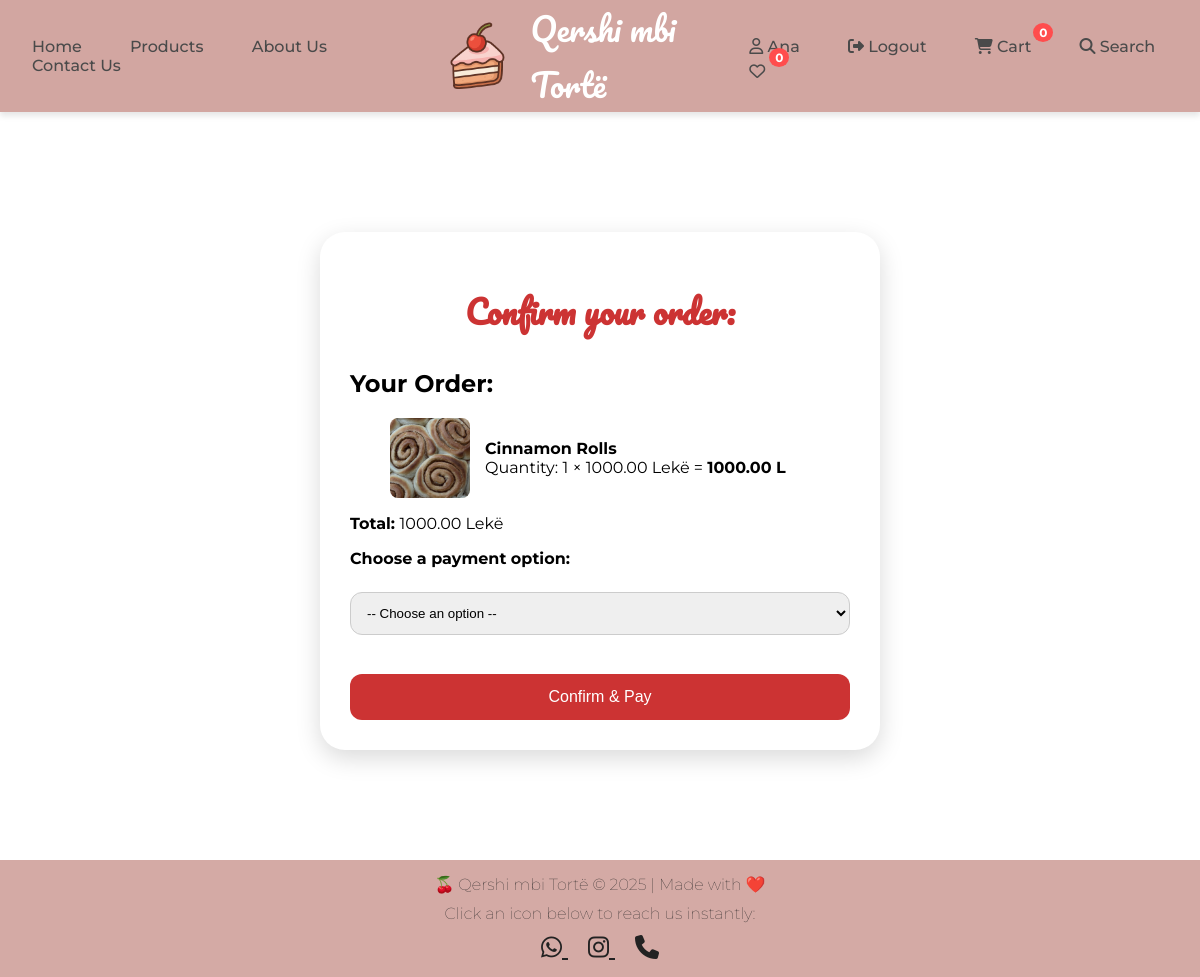
The app's page /checkout/10/ (signed in) with its own data.
### shop/models.py (models this page shows, shortened)
class OrderItem(models.Model):
    order = models.ForeignKey(Order, on_delete=models.CASCADE, related_name="items")
    product = models.ForeignKey(Product, on_delete=models.CASCADE)
    quantity = models.PositiveIntegerField(default=1)
    def subtotal(self):
        return self.product.price * self.quantity

class Product(models.Model):
    name = models.CharField(max_length=200)
    price = models.DecimalField(max_digits=8, decimal_places=2)
    available_quantity = models.IntegerField(default=0)
    ordered_quantity = models.IntegerField(default=0)
    image = models.ImageField(upload_to='images/', default='images/default.png')

class Order(models.Model):
    STATUS_CHOICES = (
        ("pending", "Në pritje"),
        ("confirmed", "E konfirmuar"),
        ("delivered", "E dorëzuar"),
    )
    status = models.CharField(max_length=20, choices=STATUS_CHOICES, default="pending")
    user = models.ForeignKey(User, on_delete=models.CASCADE, null=True, blank=True)
    PAYMENT_CHOICES = (
        ("cash", "Pagesë me dorë"),
        ("bank_transfer", "Pagesë me bankë")
    )
    payment_method = models.CharField(max_length=50, choices=PAYMENT_CHOICES, default="cash")
    created_at = models.DateTimeField(auto_now_add=True)
    def total_price(self):
        return sum(item.product.price * item.quantity for item in self.items.all())

### shop/views.py (the view, shortened to what this page needs)
# urls.py: path("checkout/<int:order_id>/", views.checkout, name="checkout"),
@login_required
def checkout(request, order_id):
    order = get_object_or_404(Order, id=order_id, user=request.user)
    return render(request, "shop/checkout.html", {"order": order})

### shop/templates/shop/checkout.html (shortened to what this page needs)
{% extends "shop/navbar_footer.html" %}
{% load static %}
{% block content %}
<div class="checkout-container">
  <h1>Confirm your order:</h1>
  <div class="order-summary">
    <h2>Your Order:</h2>
    <ul>
      {% for item in order.items.all %}
        <li style="margin-bottom: 15px; list-style: none; display: flex; align-items: center;">
          {% if item.product.image %}
            <img src="{{ item.product.image.url }}" alt="{{ item.product.name }}"
                 style="width: 80px; height: 80px; object-fit: cover; border-radius: 8px; margin-right: 15px;">
          {% endif %}
          <div>
            <strong>{{ item.product.name }}</strong><br>
            Quantity: {{ item.quantity }} × {{ item.product.price }} Lekë =
            <strong>{{ item.subtotal }} L</strong>
          </div>
        </li>
      {% endfor %}
    </ul>
  </div>
  <p><strong>Total: </strong> {{ order.total_price }} Lekë</p>
  <form method="post" action="{% url 'checkout' order.id %}">
    <label for="payment_method">Choose a payment option:</label><br>
    <select name="payment_method" id="payment_method" required>
      <option value="" disabled selected>-- Choose an option --</option>
    </select>
    <br><br>
    <button type="submit">Confirm & Pay</button>
  </form>
</div>
{% endblock %}

### shop/templates/shop/navbar_footer.html (shortened to what this page needs)
{% load static %}
<!DOCTYPE html>
<html lang="en">
<head>
  <link rel="stylesheet" href="https://cdnjs.cloudflare.com/ajax/libs/font-awesome/6.5.0/css/all.min.css" />
</head>
<body class="{% block body_class %}{% endblock %}">
  <div class="navbar">
    <div class="nav-left">
      <a href="{% url 'home' %}">Home</a>
      <a href="{% url 'products' %}">Products</a>
      <a href="{% url 'about_us' %}">About Us</a>
      <a href="{% url 'contact_us' %}">Contact Us</a>
    </div>
    <div class="logo">
      <img src="{% static 'images/logooo.png' %}" class="logo-img" />
      <span class="logo-text">Qershi mbi Tortë</span>
    </div>
    <div class="nav-right">
      {% if request.user.is_authenticated %}
        <a href="#"><i class="fa-regular fa-user"></i> {{ request.user.username }}</a>
        <a href="{% url 'client_logout' %}"><i class="fa-solid fa-right-from-bracket"></i> Logout</a>
      {% else %}
        <a href="{% url 'client_login' %}"><i class="fa-regular fa-user"></i> Account</a>
      {% endif %}
      <a href="{% url 'cart' %}" class="cart-link">
        <i class="fa-solid fa-cart-shopping"></i>
        <span id="cart-count">
          {% if request.session.cart_total_items %}{{ request.session.cart_total_items }}{% else %}0{% endif %}
        </span>
        Cart
      </a>
      <a href="{% url 'product_search' %}"><i class="fa-solid fa-magnifying-glass"></i> Search</a>
      <a href="{% url 'favorite_list' %}" class="favorites-link">
        <i class="fa-regular fa-heart"></i>
        <span id="favorites-count">
           {% if request.user.is_authenticated %}
              {{ request.user.favorites.count }}
                 {% else %}
                     0
                   {% endif %}
        </span>
      </a>
    </div>
  </div>
  <main>
    {% block content %}{% endblock %}
  </main>
  <footer>
    🍒 Qershi mbi Tortë © 2025 | Made with ❤️
    {% if request.path == '/contact-us/' %}
       {% else %}
    <p>Click an icon below to reach us instantly:</p>
    <div class="contact-icons">
      <a href="https://wa.me/+355699655754" target="_blank" title="WhatsApp">
        <i class="fa-brands fa-whatsapp"></i>
      </a>
      <a href="https://www.instagram.com/qershi_mbi_torte/" target="_blank" title="Instagram">
        <i class="fa-brands fa-instagram"></i>
      </a>
      <a href="tel:0699655754" title="Call Us">
        <i class="fa-solid fa-phone"></i>
      </a>
    </div>
    {% endif %}
  </footer>
</body>
</html>

### shop/templates/shop/navbar_footer.html (style rules this page uses)
html, body { margin: 0; padding: 0; height: 100%; display: flex; flex-direction: column; font-family: 'Montserrat', sans-serif; background: transparent; }
.navbar { background-color: #d2a6a1; padding: 0px 10px; display: flex; justify-content: space-between; align-items: center; box-shadow: 0 4px 6px rgba(0,0,0,0.1); }
.nav-left a, .nav-right a { color: #4a4a4a; text-decoration: none; margin: 0 10px; font-weight: 500; padding: 6px 12px; border-radius: 6px; transition: all 0.3s ease; }
.logo { display: flex; align-items: center; font-family: 'Pacifico', cursive; font-size: 2rem; color: #fff; cursor: default; }
.logo-img { width: 80px; height: auto; margin-right: 12px; border-radius: 10%; opacity: 0.9; border: none; }
.logo-text { font-size: 2rem; color: #fff; transition: color 0.3s ease; }
.cart-link { position: relative; display: inline-block; }
#cart-count, #favorites-count { background: #ff4d4d; color: white; font-size: 0.75em; font-weight: bold; padding: 2px 6px; border-radius: 50%; position: absolute; top: -8px; }
#cart-count { right: -10px; }
#favorites-count { right: -12px; }
.favorites-link { position: relative; }
main { flex: 1; margin-top: 60px; margin-bottom: 50px; }
footer { background-color: rgba(210, 166, 161, 0.95); color: #222; text-align: center; padding: 15px 10px; font-weight: 100; }
footer p { margin: 10px 0; font-size: 16px; }
.contact-icons a { margin: 0 10px; color: #222; font-size: 24px; transition: transform 0.3s, color 0.3s; }

### shop/templates/shop/checkout.html (style rules this page uses)
.checkout-container { max-width: 500px; width: 90%; margin: 60px auto; padding: 30px; background: #fff; border-radius: 25px; box-shadow: 0 8px 25px rgba(0,0,0,0.15); transition: transform 0.3s ease, box-shadow 0.3s ease; }
.checkout-container h1 { text-align: center; margin-bottom: 30px; font-family: 'Pacifico', cursive; color: #c33; }
.checkout-container form label { display: block; margin-top: 15px; font-weight: bold; }
.checkout-container form input, .checkout-container form select { width: 100%; padding: 12px; margin-top: 5px; border-radius: 12px; border: 1px solid #ccc; transition: border 0.3s ease; }
.checkout-container form button { margin-top: 20px; width: 100%; padding: 14px; background: #c33; color: white; border: none; border-radius: 12px; cursor: pointer; font-size: 1em; transition: background 0.3s ease, transform 0.2s ease; }

### records on screen
OrderItem: product.image (picture), product.name "Cinnamon Rolls", quantity "1", product.price "1000.00", subtotal "1000.00"
Order: total_price "1000.00"

### other values on screen
{{ request.user.username }} "Ana"
{{ request.user.favorites.count }} "0"
